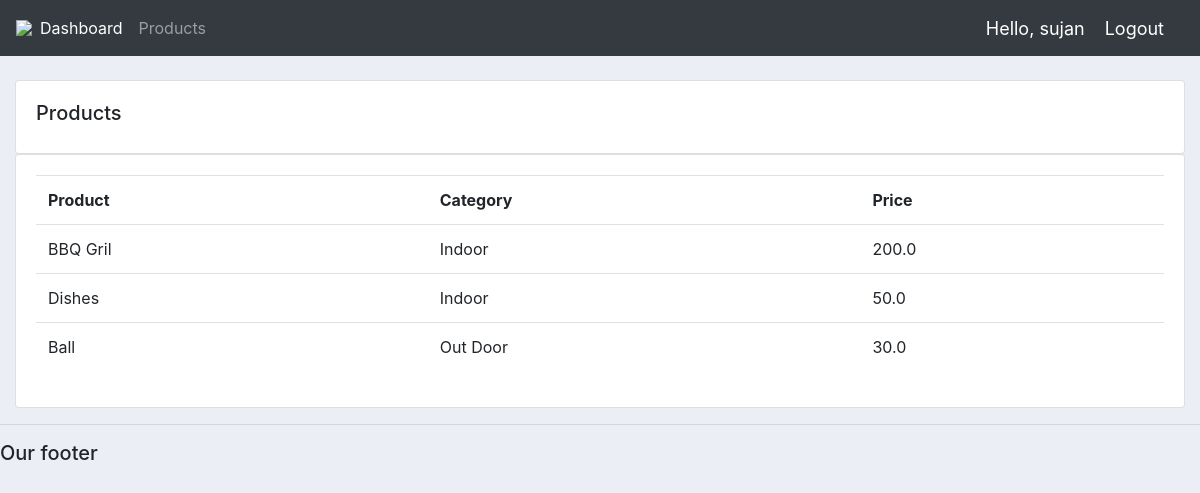
The page /products/ (signed in) on the database as committed earlier.
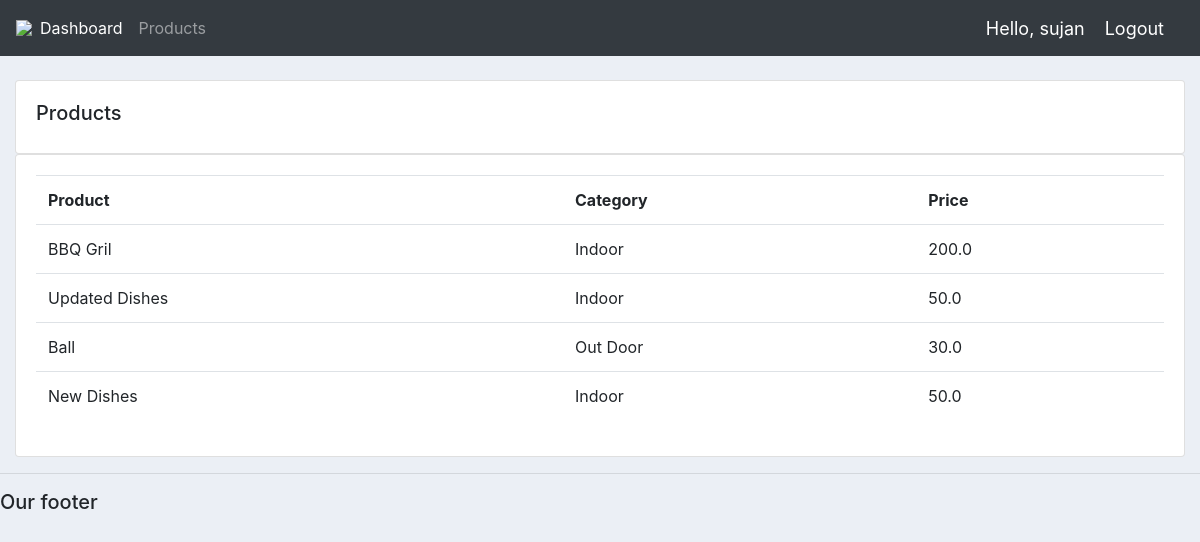
The same page on the database as committed later.
### accounts/models.py (models this page shows, shortened)
class Product(models.Model):
	CATEGORY = (
			('Indoor', 'Indoor'),
			('Out Door', 'Out Door'),
			)
	name = models.CharField(max_length=200, null=True)
	price = models.FloatField(null=True)
	category = models.CharField(max_length=200, null=True, choices=CATEGORY)
	description = models.CharField(max_length=200, null=True, blank=True)
	date_created = models.DateTimeField(auto_now_add=True, null=True)
	tags = models.ManyToManyField(Tag)

### accounts/decorators.py (the view)
		def wrapper_func(request, *args, **kwargs):
			group = None
			if request.user.groups.exists(): #check user group
				group = request.user.groups.all()[0].name #group admin customer
			if group in allowed_roles:
				return view_func(request, *args, **kwargs)
			else:
				return HttpResponse('You are not authorized to view this page')

### accounts/views.py (called while the page is built)
@login_required(login_url='login')
@allowed_users(allowed_roles=['admin'])
def products(request):
    products = Product.objects.all()
    return render(request, 'accounts/products.html', {'products': products})

### accounts/templates/accounts/products.html
{%  extends 'accounts/main.html' %}
{% block content %}
		<br>
		<div class="row">
			<div class="col-md">
				<div class="card card-body">
					<h5>Products</h5>
				</div>
				<div class="card card-body">
					<table class="table">
						<tr>
							<th>Product</th>
							<th>Category</th>
							<th>Price</th>
						</tr>
						{% for i in products %}
							<tr>
								<td>{{i.name}}</td>
								<td>{{i.category}}</td>
								<td>{{i.price}}</td>
							</tr>
						{% endfor %}
					</table>
				</div>
			</div>
		</div>
{% endblock content %}

Rows that differ between the two databases and show on the page:
changed Product: name "Dishes" → "Updated Dishes"
added Product: name "New Dishes", category "Indoor", price "50.0"
